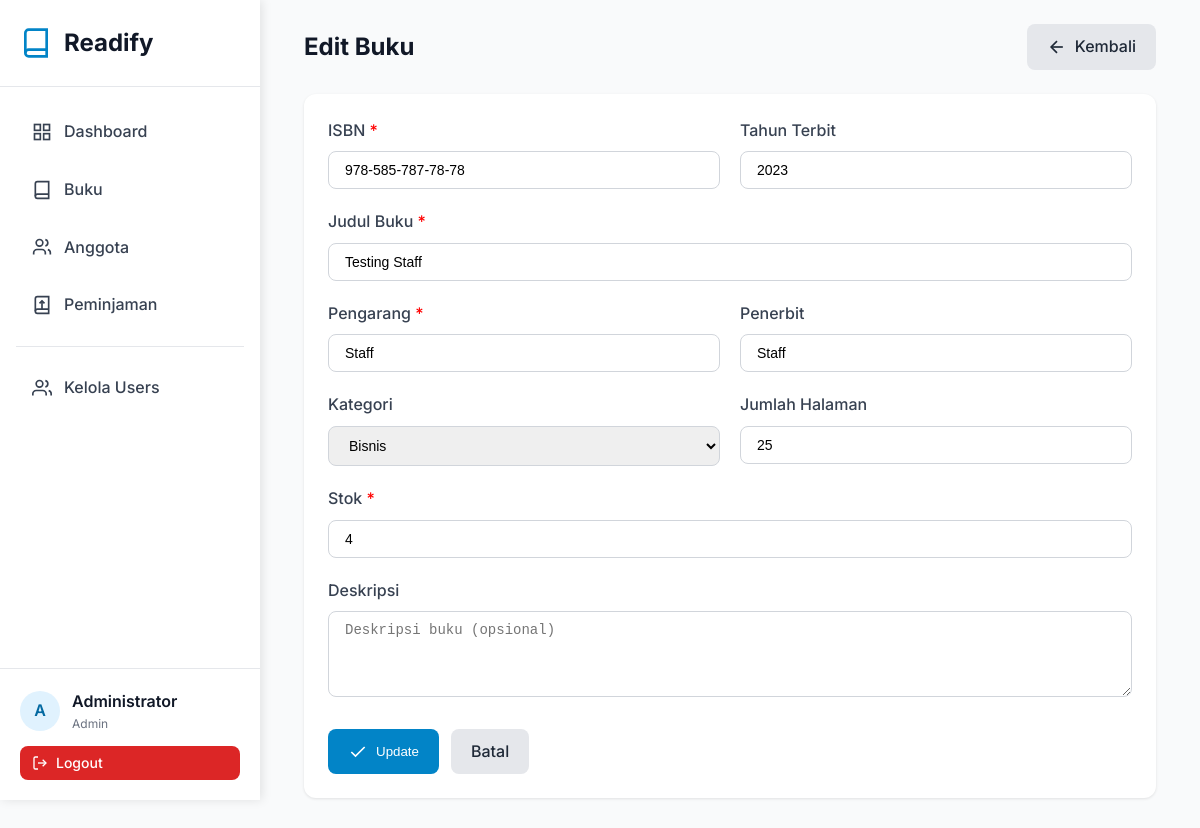
Screenshot of /pages/books/edit.php?id=59 (signed in) with the database file from the repository.
### tables this page shows
CREATE TABLE `users` (
  `id` int NOT NULL AUTO_INCREMENT,
  `name` varchar(100) NOT NULL,
  `email` varchar(100) NOT NULL,
  `phone` varchar(20) DEFAULT NULL,
  `password` varchar(255) NOT NULL,
  `role` enum('admin','staff','member') DEFAULT 'member',
  `created_at` timestamp NULL DEFAULT CURRENT_TIMESTAMP,
  `updated_at` timestamp NULL DEFAULT CURRENT_TIMESTAMP ON UPDATE CURRENT_TIMESTAMP,
  PRIMARY KEY (`id`),
  UNIQUE KEY `email` (`email`)
);

CREATE TABLE `books` (
  `id` int NOT NULL AUTO_INCREMENT,
  `isbn` varchar(20) NOT NULL,
  `title` varchar(255) NOT NULL,
  `author` varchar(100) NOT NULL,
  `publisher` varchar(100) DEFAULT NULL,
  `year` year DEFAULT NULL,
  `category_id` int DEFAULT NULL,
  `stock` int DEFAULT '0',
  `pages` int DEFAULT NULL,
  `description` text,
  `cover_image` varchar(255) DEFAULT NULL,
  `created_at` timestamp NULL DEFAULT CURRENT_TIMESTAMP,
  `updated_at` timestamp NULL DEFAULT CURRENT_TIMESTAMP ON UPDATE CURRENT_TIMESTAMP,
  PRIMARY KEY (`id`),
  UNIQUE KEY `isbn` (`isbn`),
  KEY `category_id` (`category_id`),
  KEY `idx_title` (`title`),
  KEY `idx_author` (`author`),
  KEY `idx_isbn` (`isbn`),
  CONSTRAINT `books_ibfk_1` FOREIGN KEY (`category_id`) REFERENCES `categories` (`id`) ON DELETE SET NULL
);

CREATE TABLE `categories` (
  `id` int NOT NULL AUTO_INCREMENT,
  `name` varchar(50) NOT NULL,
  `description` text,
  `created_at` timestamp NULL DEFAULT CURRENT_TIMESTAMP,
  PRIMARY KEY (`id`),
  UNIQUE KEY `name` (`name`)
);

### config/config.php (called while the page is built, shortened)
<?php
require_once BASE_PATH . '/config/database.php';
function isLoggedIn() {
    return isset($_SESSION['user_id']);
}
function getCurrentUser() {
    if (isLoggedIn()) {
        $db = new Database();
        $user = $db->fetchOne("SELECT id, name, email, role FROM users WHERE id = ?", [$_SESSION['user_id']]);
        return $user;
    }
    return null;
}
function isAdmin() {
    return isLoggedIn() && isset($_SESSION['user_role']) && $_SESSION['user_role'] === 'admin';
}

### config/database.php (called while the page is built, shortened)
<?php
class Database {
    private $host = DB_HOST;
    private $user = DB_USER;
    private $pass = DB_PASS;
    private $dbname = DB_NAME;
    private $conn;
    private function connect() {
        $this->conn = null;
        try {
            $dsn = "mysql:host=" . $this->host . ";dbname=" . $this->dbname . ";charset=utf8mb4";
            $options = [
                PDO::ATTR_ERRMODE => PDO::ERRMODE_EXCEPTION,
                PDO::ATTR_DEFAULT_FETCH_MODE => PDO::FETCH_ASSOC,
                PDO::ATTR_EMULATE_PREPARES => false,
            ];
            $this->conn = new PDO($dsn, $this->user, $this->pass, $options);
        } catch(PDOException $e) {
            $this->error = $e->getMessage();
            die("Connection failed: " . $this->error);
        }
    }
    public function query($sql, $params = []) {
        try {
            $stmt = $this->conn->prepare($sql);
            $stmt->execute($params);
            return $stmt;
        } catch(PDOException $e) {
            throw new Exception($e->getMessage());
        }
    }
    public function fetchAll($sql, $params = []) {
        $stmt = $this->query($sql, $params);
        return $stmt->fetchAll();
    }
    public function fetchOne($sql, $params = []) {
        $stmt = $this->query($sql, $params);
        return $stmt->fetch();
    }
}

### pages/books/edit.php (the view, shortened to what this page needs)
<?php
require_once '../../config/config.php';
$db = new Database();
$bookId = isset($_GET['id']) ? (int)$_GET['id'] : 0;
$book = $db->fetchOne("SELECT * FROM books WHERE id = ?", [$bookId]);
$categories = $db->fetchAll("SELECT * FROM categories ORDER BY name");
include_once '../../includes/header.php';
include_once '../../includes/sidebar.php';
?>
<div class="container">
    <div class="card-header">
        <h1 class="card-title">Edit Buku</h1>
        <a href="index.php" class="btn btn-secondary">
            <svg width="20" height="20" viewBox="0 0 24 24" fill="none" stroke="currentColor" stroke-width="2">
                <line x1="19" y1="12" x2="5" y2="12"></line>
                <polyline points="12 19 5 12 12 5"></polyline>
            </svg>
            Kembali
        </a>
    </div>
    <div class="card">
        <form method="POST" action="">
            <div class="form-row">
                <div class="form-group">
                    <label class="form-label">ISBN <span style="color: red;">*</span></label>
                    <input type="text" name="isbn" class="form-control" placeholder="978-0-00-000000-0"
                           value="<?php echo isset($_POST['isbn']) ? htmlspecialchars($_POST['isbn']) : htmlspecialchars($book['isbn']); ?>" required>
                </div>
                <div class="form-group">
                    <label class="form-label">Tahun Terbit</label>
                    <input type="number" name="year" class="form-control" placeholder="2024" min="1900" max="<?php echo date('Y'); ?>"
                           value="<?php echo isset($_POST['year']) ? htmlspecialchars($_POST['year']) : htmlspecialchars($book['year']); ?>">
                </div>
            </div>
            <div class="form-group">
                <label class="form-label">Judul Buku <span style="color: red;">*</span></label>
                <input type="text" name="title" class="form-control" placeholder="Masukkan judul buku"
                       value="<?php echo isset($_POST['title']) ? htmlspecialchars($_POST['title']) : htmlspecialchars($book['title']); ?>" required>
            </div>
            <div class="form-row">
                <div class="form-group">
                    <label class="form-label">Pengarang <span style="color: red;">*</span></label>
                    <input type="text" name="author" class="form-control" placeholder="Nama pengarang"
                           value="<?php echo isset($_POST['author']) ? htmlspecialchars($_POST['author']) : htmlspecialchars($book['author']); ?>" required>
                </div>
                <div class="form-group">
                    <label class="form-label">Penerbit</label>
                    <input type="text" name="publisher" class="form-control" placeholder="Nama penerbit"
                           value="<?php echo isset($_POST['publisher']) ? htmlspecialchars($_POST['publisher']) : htmlspecialchars($book['publisher'] ?? ''); ?>">
                </div>
            </div>
            <div class="form-row">
                <div class="form-group">
                    <label class="form-label">Kategori</label>
                    <select name="category_id" class="form-control">
                        <?php foreach ($categories as $category): ?>
                            <option value="<?php echo $category['id']; ?>"
                                <?php echo (isset($_POST['category_id']) ? $_POST['category_id'] : $book['category_id']) == $category['id'] ? 'selected' : ''; ?>>
                                <?php echo htmlspecialchars($category['name']); ?>
                            </option>
                        <?php endforeach; ?>
                    </select>
                </div>
                <div class="form-group">
                    <label class="form-label">Jumlah Halaman</label>
                    <input type="number" name="pages" class="form-control" placeholder="0" min="0"
                           value="<?php echo isset($_POST['pages']) ? htmlspecialchars($_POST['pages']) : htmlspecialchars($book['pages'] ?? ''); ?>">
                </div>
            </div>
            <div class="form-group">
                <label class="form-label">Stok <span style="color: red;">*</span></label>
                <input type="number" name="stock" class="form-control" placeholder="0" min="0"
                       value="<?php echo isset($_POST['stock']) ? htmlspecialchars($_POST['stock']) : htmlspecialchars($book['stock']); ?>" required>
            </div>
            <div class="form-group">
                <label class="form-label">Deskripsi</label>
                <textarea name="description" class="form-control" rows="4" placeholder="Deskripsi buku (opsional)"></textarea>
            </div>
            <div style="display: flex; gap: 12px; margin-top: 24px;">
                <button type="submit" class="btn btn-primary">
                    <svg width="20" height="20" viewBox="0 0 24 24" fill="none" stroke="currentColor" stroke-width="2">
                        <polyline points="20 6 9 17 4 12"></polyline>
                    </svg>
                    Update
                </button>
                <a href="index.php" class="btn btn-secondary">Batal</a>
            </div>
        </form>
    </div>
</div>
<?php include_once '../../includes/footer.php'; ?>

### includes/sidebar.php
<?php
$currentPage = basename($_SERVER['PHP_SELF'], '.php');
$currentUser = getCurrentUser();
?>
<div class="sidebar">
    <div class="sidebar-logo">
        <svg viewBox="0 0 24 24" fill="none" stroke="currentColor" stroke-width="2">
            <path d="M4 19.5A2.5 2.5 0 0 1 6.5 17H20"></path>
            <path d="M6.5 2H20v20H6.5A2.5 2.5 0 0 1 4 19.5v-15A2.5 2.5 0 0 1 6.5 2z"></path>
        </svg>
        <h1>Readify</h1>
    </div>
    <nav class="sidebar-nav">
        <a href="<?php echo SITE_URL; ?>/pages/dashboard.php" class="nav-item <?php echo $currentPage == 'dashboard' ? 'active' : ''; ?>">
            <svg viewBox="0 0 24 24" fill="none" stroke="currentColor" stroke-width="2">
                <rect x="3" y="3" width="7" height="7"></rect>
                <rect x="14" y="3" width="7" height="7"></rect>
                <rect x="14" y="14" width="7" height="7"></rect>
                <rect x="3" y="14" width="7" height="7"></rect>
            </svg>
            Dashboard
        </a>
        <a href="<?php echo SITE_URL; ?>/pages/books/index.php" class="nav-item <?php echo $currentPage == 'index' && strpos($_SERVER['PHP_SELF'], 'books') !== false ? 'active' : ''; ?>">
            <svg viewBox="0 0 24 24" fill="none" stroke="currentColor" stroke-width="2">
                <path d="M4 19.5A2.5 2.5 0 0 1 6.5 17H20"></path>
                <path d="M6.5 2H20v20H6.5A2.5 2.5 0 0 1 4 19.5v-15A2.5 2.5 0 0 1 6.5 2z"></path>
            </svg>
            Buku
        </a>
        <a href="<?php echo SITE_URL; ?>/pages/members/index.php" class="nav-item <?php echo $currentPage == 'index' && strpos($_SERVER['PHP_SELF'], 'members') !== false ? 'active' : ''; ?>">
            <svg viewBox="0 0 24 24" fill="none" stroke="currentColor" stroke-width="2">
                <path d="M16 21v-2a4 4 0 0 0-4-4H6a4 4 0 0 0-4 4v2"></path>
                <circle cx="9" cy="7" r="4"></circle>
                <path d="M22 21v-2a4 4 0 0 0-3-3.87"></path>
                <path d="M16 3.13a4 4 0 0 1 0 7.75"></path>
            </svg>
            Anggota
        </a>
        <a href="<?php echo SITE_URL; ?>/pages/loans/index.php" class="nav-item <?php echo $currentPage == 'index' && strpos($_SERVER['PHP_SELF'], 'loans') !== false ? 'active' : ''; ?>">
            <svg viewBox="0 0 24 24" fill="none" stroke="currentColor" stroke-width="2">
                <path d="M4 19.5A2.5 2.5 0 0 1 6.5 17H20"></path>
                <path d="M6.5 2H20v20H6.5A2.5 2.5 0 0 1 4 19.5v-15A2.5 2.5 0 0 1 6.5 2z"></path>
                <path d="M12 7v10"></path>
                <path d="M9 10l3-3 3 3"></path>
            </svg>
            Peminjaman
        </a>
        <?php if (isAdmin()): ?>
            <hr style="margin: 16px 0; border: none; border-top: 1px solid var(--gray-200);">
            <a href="<?php echo SITE_URL; ?>/pages/users/index.php" class="nav-item <?php echo $currentPage == 'index' && strpos($_SERVER['PHP_SELF'], 'users') !== false ? 'active' : ''; ?>">
                <svg viewBox="0 0 24 24" fill="none" stroke="currentColor" stroke-width="2">
                    <path d="M17 21v-2a4 4 0 0 0-4-4H5a4 4 0 0 0-4 4v2"></path>
                    <circle cx="9" cy="7" r="4"></circle>
                    <path d="M23 21v-2a4 4 0 0 0-3-3.87"></path>
                    <path d="M16 3.13a4 4 0 0 1 0 7.75"></path>
                </svg>
                Kelola Users
            </a>
        <?php endif; ?>
    </nav>
    <div class="sidebar-user">
        <div class="user-info">
            <div class="user-avatar"><?php echo strtoupper(substr($currentUser['name'], 0, 1)); ?></div>
            <div>
                <div class="user-name"><?php echo htmlspecialchars($currentUser['name']); ?></div>
                <div class="user-role"><?php echo ucfirst($currentUser['role']); ?></div>
            </div>
        </div>
        <a href="<?php echo SITE_URL; ?>/pages/auth/logout.php" class="btn btn-danger btn-sm" style="width: 100%;">
            <svg width="16" height="16" viewBox="0 0 24 24" fill="none" stroke="currentColor" stroke-width="2">
                <path d="M9 21H5a2 2 0 0 1-2-2V5a2 2 0 0 1 2-2h4"></path>
                <polyline points="16 17 21 12 16 7"></polyline>
                <line x1="21" y1="12" x2="9" y2="12"></line>
            </svg>
            Logout
        </a>
    </div>
</div>
<div class="main-content">

### assets/css/style.css (style rules this page uses)
:root { --primary-50: #f0f9ff; --primary-100: #e0f2fe; --primary-500: #0ea5e9; --primary-600: #0284c7; --primary-700: #0369a1; --gray-50: #f9fafb; --gray-100: #f3f4f6; --gray-200: #e5e7eb; --gray-300: #d1d5db; --gray-500: #6b7280; --gray-600: #4b5563; --gray-700: #374151; --gray-800: #1f2937; --gray-900: #111827; }
* { margin: 0; padding: 0; box-sizing: border-box; }
body { font-family: "Inter", -apple-system, BlinkMacSystemFont, "Segoe UI", sans-serif; background-color: var(--gray-50); color: var(--gray-900); line-height: 1.6; }
.container { max-width: 1200px; margin: 0 auto; padding: 0 20px; }
.sidebar { position: fixed; top: 0; left: 0; height: 100vh; width: 260px; background: white; box-shadow: 2px 0 10px rgba(0, 0, 0, 0.1); z-index: 1000; overflow-y: auto; }
.sidebar-logo { padding: 24px 20px; border-bottom: 1px solid var(--gray-200); display: flex; align-items: center; gap: 12px; }
.sidebar-logo svg { width: 32px; height: 32px; color: var(--primary-600); }
.sidebar-logo h1 { font-size: 24px; font-weight: 700; color: var(--gray-900); }
.sidebar-nav { padding: 20px 16px; }
.nav-item { display: flex; align-items: center; gap: 12px; padding: 12px 16px; margin-bottom: 8px; border-radius: 8px; color: var(--gray-700); text-decoration: none; transition: all 0.2s; font-weight: 500; }
.nav-item svg { width: 20px; height: 20px; }
.sidebar-user { position: absolute; bottom: 0; left: 0; right: 0; padding: 20px; border-top: 1px solid var(--gray-200); }
.user-info { display: flex; align-items: center; gap: 12px; margin-bottom: 12px; }
.user-avatar { width: 40px; height: 40px; border-radius: 50%; background: var(--primary-100); display: flex; align-items: center; justify-content: center; font-weight: 600; color: var(--primary-700); }
.user-name { font-weight: 600; color: var(--gray-900); }
.user-role { font-size: 12px; color: var(--gray-500); }
.main-content { margin-left: 260px; padding: 24px; min-height: 100vh; }
.card { background: white; border-radius: 12px; box-shadow: 0 1px 3px rgba(0, 0, 0, 0.1); padding: 24px; margin-bottom: 24px; }
.card-header { display: flex; justify-content: space-between; align-items: center; margin-bottom: 24px; }
.card-title { font-size: 24px; font-weight: 700; color: var(--gray-900); }
.btn { padding: 10px 20px; border-radius: 8px; font-weight: 500; cursor: pointer; border: none; transition: all 0.2s; text-decoration: none; display: inline-flex; align-items: center; gap: 8px; }
.btn-primary { background-color: var(--primary-600); color: white; }
.btn-secondary { background-color: var(--gray-200); color: var(--gray-800); }
.btn-danger { background-color: #dc2626; color: white; }
.btn-sm { padding: 6px 12px; font-size: 14px; }
.form-group { margin-bottom: 20px; }
.form-label { display: block; margin-bottom: 8px; font-weight: 500; color: var(--gray-700); }
.form-control { width: 100%; padding: 10px 16px; border: 1px solid var(--gray-300); border-radius: 8px; font-size: 14px; transition: all 0.2s; }
.form-row { display: grid; grid-template-columns: repeat(2, 1fr); gap: 20px; }

### rows the page displays
users: name "A", name "Administrator", role "Admin"
books: isbn "978-585-787-78-78", year "2023", title "Testing Staff", author "Staff", publisher "Staff", category_id "Bisnis", pages "25", stock "4"
